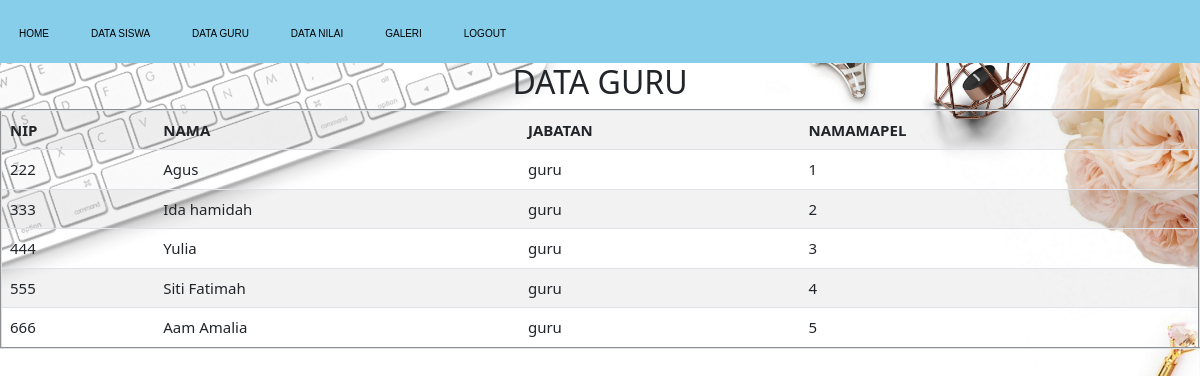
The page /dataguruuser.php on the database its author committed.
### tables this page shows
CREATE TABLE `guru` (
  `NIP` varchar(20) NOT NULL,
  `nama` varchar(30) NOT NULL,
  `jabatan` varchar(40) NOT NULL,
  `kode` varchar(11) NOT NULL
);

### dataguruuser.php (the view, shortened to what this page needs)
<!DOCTYPE html>
<html lang="en">
<head>
    <link rel="stylesheet" href="bootstrap-5.2.3-dist/css/bootstrap.css">
</head>
<body>
<header>
        <ul>
            <li><a href="homesiswa.php">HOME</a></li>
            <li><a href="datasiswauser.php">DATA SISWA</a></li>
            <li><a href="dataguruuser.php">DATA GURU</a></li>
            <li><a href="datanilaiuser.php">DATA NILAI</a></li>
            <li><a href="galeriuser.php">GALERI</a></li>
            <li><a href="logout.php">LOGOUT</a></li>
        </ul>
    </header>
    <?php
        $mysqli= new mysqli ("revakbar.rpl-smk4padalarang.my.id","rplsmk4padalaran_revakbar","bZrTpHC6","rplsmk4padalaran_revakbar");
    ?>
    <h2 align="center">DATA GURU</h2>
    <table class="table table-striped" border="2" align="center">
        <tr >
            <th>NIP</th>
            <th>NAMA</th>
            <th>JABATAN</th>
            <th>NAMAMAPEL</th>
        </tr>
        <?php
        $ambil = mysqli_query($mysqli,"select * from guru");
        while($tampil = mysqli_fetch_array($ambil)){
        echo "
        <tr>
        <td>$tampil[NIP]</td>
        <td>$tampil[nama]</td>
        <td>$tampil[jabatan]</td>
        <td>$tampil[kode]</td>
        </tr>";
        }
        ?>
    </table>
</body>
</html>

### dataguruuser.php (style rules this page uses)
body { padding : 0; margin : 0; font-size:15px; background-image: url("img/pexels-brand-&-palms-768938.jpg"); background-size:cover; }
ul { list-style-type:none; margin:0; padding:0; overflow:hidden; background-color:rgb(135, 206, 235); position:sticky; }
li { margin:auto; padding: 20px 19px; display: inline-block; }
a { color:black; text-decoration:none; font-size:10px; font-family:sans-serif; }

### rows shown on the page
guru: NIP "222", nama "Agus", jabatan "guru", kode "1"
guru: NIP "333", nama "Ida hamidah", jabatan "guru", kode "2"
guru: NIP "444", nama "Yulia", jabatan "guru", kode "3"
guru: NIP "555", nama "Siti Fatimah", jabatan "guru", kode "4"
guru: NIP "666", nama "Aam Amalia", jabatan "guru", kode "5"
